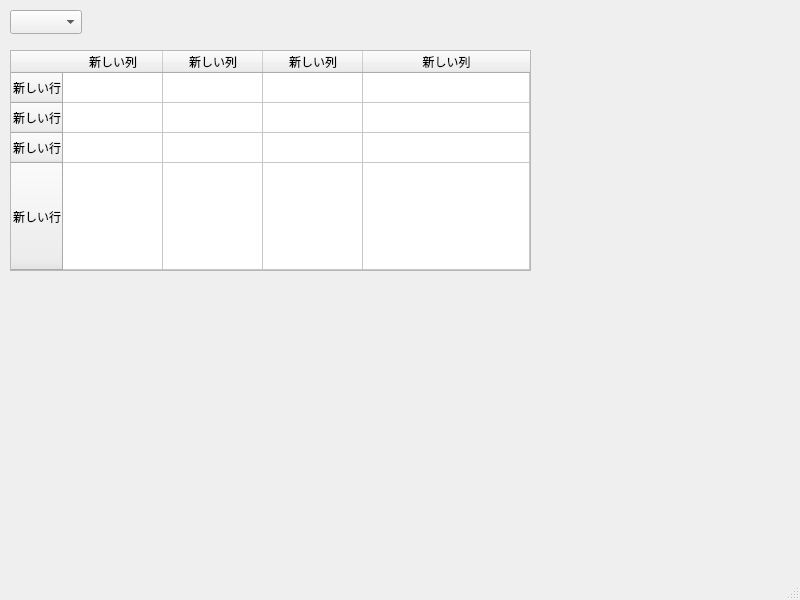
<?xml version="1.0" encoding="UTF-8"?>
<ui version="4.0">
 <class>MainWindow</class>
 <widget class="QMainWindow" name="MainWindow">
  <property name="geometry">
   <rect>
    <x>0</x>
    <y>0</y>
    <width>800</width>
    <height>600</height>
   </rect>
  </property>
  <property name="windowTitle">
   <string>MainWindow</string>
  </property>
  <widget class="QWidget" name="centralwidget">
   <widget class="QTableWidget" name="tableWidget">
    <property name="geometry">
     <rect>
      <x>10</x>
      <y>50</y>
      <width>521</width>
      <height>221</height>
     </rect>
    </property>
    <attribute name="horizontalHeaderStretchLastSection">
     <bool>true</bool>
    </attribute>
    <attribute name="verticalHeaderStretchLastSection">
     <bool>true</bool>
    </attribute>
    <row>
     <property name="text">
      <string>新しい行</string>
     </property>
    </row>
    <row>
     <property name="text">
      <string>新しい行</string>
     </property>
    </row>
    <row>
     <property name="text">
      <string>新しい行</string>
     </property>
    </row>
    <row>
     <property name="text">
      <string>新しい行</string>
     </property>
    </row>
    <column>
     <property name="text">
      <string>新しい列</string>
     </property>
    </column>
    <column>
     <property name="text">
      <string>新しい列</string>
     </property>
    </column>
    <column>
     <property name="text">
      <string>新しい列</string>
     </property>
    </column>
    <column>
     <property name="text">
      <string>新しい列</string>
     </property>
    </column>
   </widget>
   <widget class="MultiSelectComboBox" name="multiSelectComboBox">
    <property name="geometry">
     <rect>
      <x>10</x>
      <y>10</y>
      <width>72</width>
      <height>24</height>
     </rect>
    </property>
   </widget>
  </widget>
  <widget class="QMenuBar" name="menubar">
   <property name="geometry">
    <rect>
     <x>0</x>
     <y>0</y>
     <width>800</width>
     <height>21</height>
    </rect>
   </property>
  </widget>
  <widget class="QStatusBar" name="statusbar"/>
 </widget>
 <customwidgets>
  <customwidget>
   <class>MultiSelectComboBox</class>
   <extends>QComboBox</extends>
   <header>MultiSelectComboBox.h</header>
  </customwidget>
 </customwidgets>
 <resources/>
 <connections/>
</ui>
